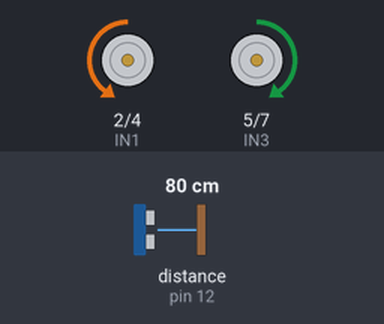
Bench run of a sketch on a simulated Arduino Uno, built with avr-gcc and run on an emulated ATmega328P. On the bench: motor-driver pin pairs drawn as motors (green arrow = first pin HIGH = forward, orange = second pin HIGH = backward, longer = more drive, scaled by the enable pin). Inputs (shaded band) come from the test bench; at power-on: distance to the obstacle (sensor on pin 12) 80 cm. The echo pulse lasts 58.3 µs per cm; random numbers use the default seed unless the sketch sets one.

Above: at 2.8 s.
2.9 s: distance to the obstacle (sensor on pin 12) set to 7 cm
4.4 s: distance to the obstacle (sensor on pin 12) set to 4 cm
At 6.6 s:
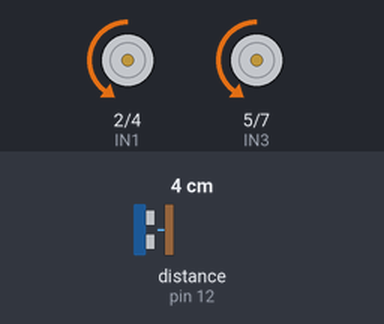
8.6 s: distance to the obstacle (sensor on pin 12) set to 9 cm
At 10.5 s:
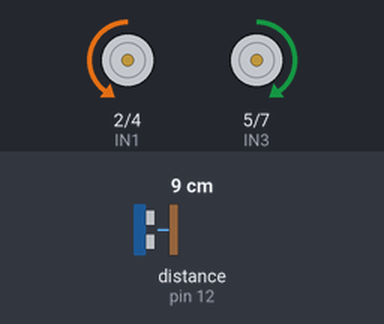
10.8 s: distance to the obstacle (sensor on pin 12) set to 2 cm
At 11.8 s:
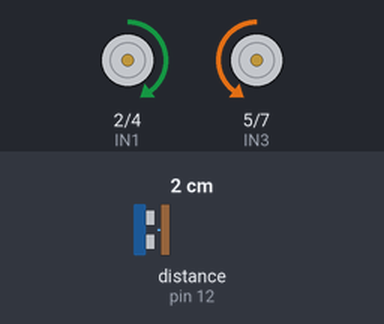
Timing chart, 0 to 16.0 s (numbered marks = the images above; inputs shaded):
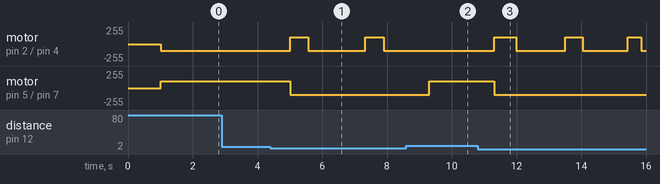

Measured:
- the behaviour switches between 6 and 5 cm on distance to the obstacle (sensor on pin 12) (found by bisection; images 0 and 1)
- after the input at 2.9 s, every drawn part: stays the same
- after the input at 4.4 s, motor on pin 2 (IN1) / pin 4 (IN2): alternates forward 100/255 for 0.57 s and backward 100/255 for 1.8 s, starting after 0.61 s; motor on pin 5 (IN3) / pin 7 (IN4): forward 100/255 → backward 100/255 after 0.61 s
- after the input at 8.6 s, motor on pin 5 (IN3) / pin 7 (IN4): backward 100/255 → forward 100/255 after 0.70 s
- after the input at 10.8 s, motor on pin 2 (IN1) / pin 4 (IN2): goes forward 100/255 0.68 s, backward 100/255 1.5 s, forward 100/255 0.54 s, backward 100/255 1.4 s, forward 100/255 0.42 s, then backward 100/255, starting after 0.51 s; motor on pin 5 (IN3) / pin 7 (IN4): forward 100/255 → backward 100/255 after 0.51 s

The sketch:

program_4-1.ino
```cpp
/*
 * YEAR 8 ROBOT - PROGRAM v4.0
 *
 * This program will allow the robot to drive around and avoid running into things
 * When the robot senses that it is near an object it will stop, reverse and turn in another direction
 */

#include <HCSR04.h>       // Tells the program to use the HCSR04 library

// INTIALISE MOTOR CONTROL UNIT (MCU)
// Motor A
#define ENA 3    // PWM Pin 3 to MCU ENA
#define IN1 2    // Digital Pin 2 to MCU IN1
#define IN2 4    // Digital Pin 4 to MCU IN2

// Motor B
#define ENB 6    // PWM Pin 6 to MCU ENB
#define IN3 5    // Digital Pin 5 to MCU IN3
#define IN4 7    // Digital Pin 7 to MCU IN4


// INITIALISE ULTRASONIC SENSOR
#define TRIG_PIN 13       // HCSR04 trigger pin connected to pin 13
#define ECHO_PIN 12       // HCSR04 echo pin connected to pin 12

// DEFINE VARIABLES
int motorSpeed = 100;     // value 0 - 255
int time_delay = 1000;
int min_dist = 5;         // the minimum distance before stopping (cm)

// START LIBRARY
HCSR04 hc(TRIG_PIN, ECHO_PIN); // Sends details for the library code to use

void setup() {
  // SETUP MOTOR CONTROL UNIT
  // Set all pins to output

  // Motor A
  pinMode(ENA, OUTPUT);
  pinMode(IN1, OUTPUT);
  pinMode(IN2, OUTPUT);

  // Motor B
  pinMode(ENB, OUTPUT);
  pinMode(IN3, OUTPUT);
  pinMode(IN4, OUTPUT);

  Serial.begin(9600);   // initlaise serial monintor for troubleshooting
}

// MOTOR COMMANDS
// Right Motor Commands

void right_motor_fwd(){
  // This code should make the right motor drive forwards. If it drives backwards swap the LOW and HIGH values for IN1 and IN2
  digitalWrite(IN1, LOW);         // digitalWrite can only send values 0(LOW) or 1(HIGH)
  digitalWrite(IN2, HIGH);        // digitalWrite can only send values 0(LOW) or 1(HIGH)
  analogWrite(ENA, motorSpeed);   // analogWrite can send values 0 - 255
}

void right_motor_bck(){
  // This code should make the right motor drive backwards. If it drives forwards swap the LOW and HIGH values for IN1 and IN2
  digitalWrite(IN1, HIGH);         // digitalWrite can only send values 0(LOW) or 1(HIGH)
  digitalWrite(IN2, LOW);        // digitalWrite can only send values 0(LOW) or 1(HIGH)
  analogWrite(ENA, motorSpeed);   // analogWrite can send values 0 - 255
}

void right_motor_stop(){
  // This code should make the right motor stop. It does not matter if IN1 & IN2 are LOW or HIGH, just that they are the same.
  digitalWrite(IN1, HIGH);         // digitalWrite can only send values 0(LOW) or 1(HIGH)
  digitalWrite(IN2, HIGH);         // digitalWrite can only send values 0(LOW) or 1(HIGH)
  analogWrite(ENA, motorSpeed);    // analogWrite can send values 0 - 255
}

// Left Motor Commands

void left_motor_fwd(){
  // This code should make the left motor drive forwards. If it drives backwards swap the LOW and HIGH values for IN3 and IN4
  digitalWrite(IN3, HIGH);        // digitalWrite can only send values 0(LOW) or 1(HIGH)
  digitalWrite(IN4, LOW);         // digitalWrite can only send values 0(LOW) or 1(HIGH)
  analogWrite(ENB, motorSpeed);   // analogWrite can send values 0 - 255
}

void left_motor_bck(){
  // This code should make the left motor drive backwards. If it drives frowards swap the LOW and HIGH values for IN3 and IN4
  digitalWrite(IN3, LOW);        // digitalWrite can only send values 0(LOW) or 1(HIGH)
  digitalWrite(IN4, HIGH);         // digitalWrite can only send values 0(LOW) or 1(HIGH)
  analogWrite(ENB, motorSpeed);   // analogWrite can send values 0 - 255
}

void left_motor_stop(){
  // This code should make the left motor stop. It does not matter if IN3 & IN4 are LOW or HIGH, just that they are the same.
  digitalWrite(IN3, LOW);        // digitalWrite can only send values 0(LOW) or 1(HIGH)
  digitalWrite(IN4, LOW);         // digitalWrite can only send values 0(LOW) or 1(HIGH)
  analogWrite(ENB, motorSpeed);   // analogWrite can send values 0 - 255
}

// ROBOT COMMANDS

void forwards(){
  right_motor_fwd();
  left_motor_fwd();
}

void backwards(){
  right_motor_bck();
  left_motor_bck();
}

void sharp_left(){
  right_motor_fwd();
  left_motor_bck();
}

void sharp_right(){
  right_motor_bck();
  left_motor_fwd();
}

void slow_left(){
  right_motor_fwd();
  left_motor_stop();
}

void slow_right(){
  right_motor_stop();
  left_motor_fwd();
}

void robot_stop(){
  right_motor_stop();
  left_motor_stop();
}


void loop() {

  /* Robot will move forward until it get too close to an object.
   * It will then stop, reverse and turn left for a random time.
   * It will then drive forward
   */

  delay(time_delay);            // waits for the HCSR04 to take a reading

  if (hc.dist() > min_dist){    // checks if there is an object is too close
    forwards();                 // if no object is in the way then drive
  }else {                       // otherwise...
    robot_stop();               // stop
    backwards();                // reverse...
    delay(random(250,1000));    // for a random amount of time
    sharp_left();               // turn left...
    delay(random(250,1000));    // for a random amount of time
  }
}
```
